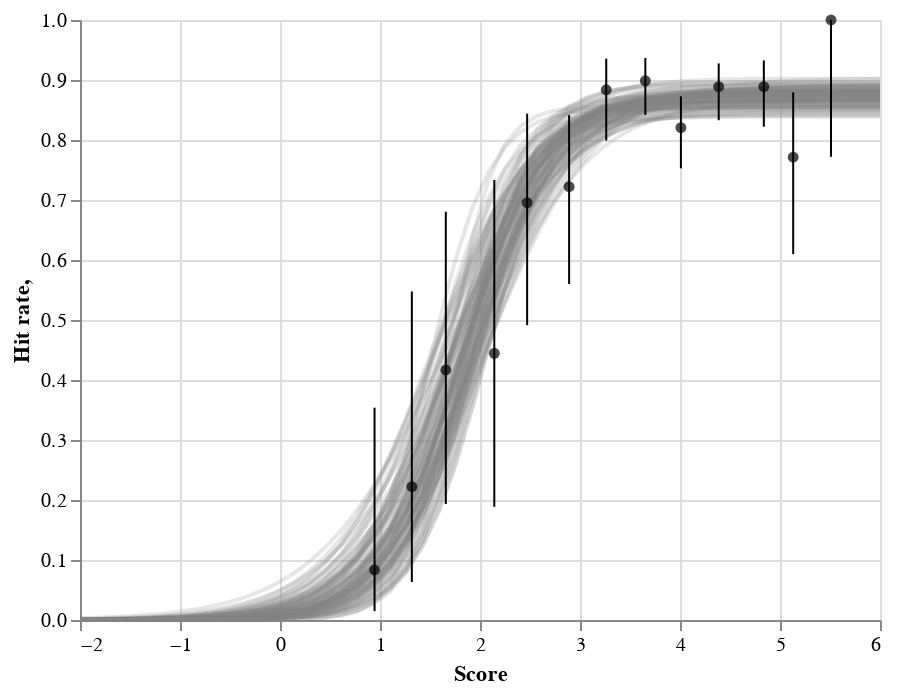

The cell this chart's notebook holds for it:
### Code cell
from altair import expr, datum

x = np.linspace(-2,6,50)
line_source = pd.DataFrame({'Score':x})

base = alt.Chart(line_source).mark_line(color='gray',opacity=0.2).encode(
    x=alt.X('Score:Q', title='Score'),
    y=alt.Y('Hit rate:Q', title='Hit rate'),
)#.properties(height=250, width=350)

lines = []
for i in range(100):
    sample_idx = np.random.choice(trace['height'].shape[0])
    height = trace['height'][sample_idx] 
    slope = trace['slope'][sample_idx]
    middle = trace['middle'][sample_idx]
    lines.append(base.transform_calculate(
        as_='Hit rate',
        calculate=height * 1/ ( 1 + expr.exp(-middle - datum.Score * slope))))
    
    
point_source = pd.DataFrame({'Score':xpt, 'Hit rate':ypt, 'low':low, 'high':high})

points = alt.Chart(point_source).mark_point(
    filled=True,
    color='black'
).encode(
    x=alt.X('Score:Q'),
    y=alt.Y('Hit rate:Q',),

)
error_bars = points.mark_rule().encode(
    y=alt.Y('low:Q', title=' '),
    y2='high:Q',
    
)
  
ch = (alt.layer(base, *lines)+ points+error_bars)
ch
#ch.title = 'Implicit-BPR '
